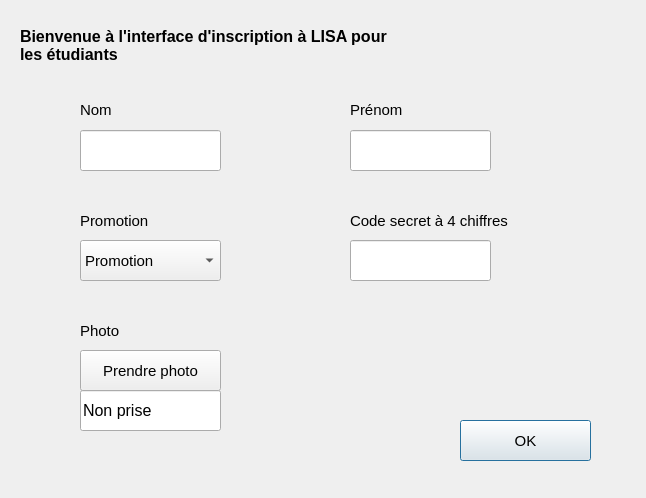
<?xml version="1.0" encoding="UTF-8"?>
<ui version="4.0">
 <class>fenetre_etudiant</class>
 <widget class="QDialog" name="fenetre_etudiant">
  <property name="geometry">
   <rect>
    <x>0</x>
    <y>0</y>
    <width>646</width>
    <height>498</height>
   </rect>
  </property>
  <property name="windowTitle">
   <string>Inscription à LISA (étudiants)</string>
  </property>
  <widget class="QLineEdit" name="nom">
   <property name="geometry">
    <rect>
     <x>80</x>
     <y>130</y>
     <width>141</width>
     <height>41</height>
    </rect>
   </property>
   <property name="font">
    <font>
     <pointsize>12</pointsize>
    </font>
   </property>
   <property name="text">
    <string/>
   </property>
  </widget>
  <widget class="QLabel" name="label_1">
   <property name="geometry">
    <rect>
     <x>80</x>
     <y>100</y>
     <width>63</width>
     <height>20</height>
    </rect>
   </property>
   <property name="font">
    <font>
     <pointsize>11</pointsize>
    </font>
   </property>
   <property name="text">
    <string>Nom</string>
   </property>
  </widget>
  <widget class="QLineEdit" name="prenom">
   <property name="geometry">
    <rect>
     <x>350</x>
     <y>130</y>
     <width>141</width>
     <height>41</height>
    </rect>
   </property>
   <property name="font">
    <font>
     <pointsize>12</pointsize>
    </font>
   </property>
  </widget>
  <widget class="QPushButton" name="bouton">
   <property name="geometry">
    <rect>
     <x>460</x>
     <y>420</y>
     <width>131</width>
     <height>41</height>
    </rect>
   </property>
   <property name="font">
    <font>
     <pointsize>11</pointsize>
    </font>
   </property>
   <property name="text">
    <string>OK</string>
   </property>
  </widget>
  <widget class="QLabel" name="label_4">
   <property name="geometry">
    <rect>
     <x>80</x>
     <y>210</y>
     <width>91</width>
     <height>21</height>
    </rect>
   </property>
   <property name="font">
    <font>
     <pointsize>11</pointsize>
    </font>
   </property>
   <property name="text">
    <string>Promotion</string>
   </property>
  </widget>
  <widget class="QLineEdit" name="code">
   <property name="geometry">
    <rect>
     <x>350</x>
     <y>240</y>
     <width>141</width>
     <height>41</height>
    </rect>
   </property>
   <property name="font">
    <font>
     <pointsize>12</pointsize>
    </font>
   </property>
  </widget>
  <widget class="QLabel" name="label_6">
   <property name="geometry">
    <rect>
     <x>350</x>
     <y>210</y>
     <width>271</width>
     <height>21</height>
    </rect>
   </property>
   <property name="font">
    <font>
     <pointsize>11</pointsize>
    </font>
   </property>
   <property name="text">
    <string>Code secret à 4 chiffres </string>
   </property>
  </widget>
  <widget class="QLabel" name="label_2">
   <property name="geometry">
    <rect>
     <x>350</x>
     <y>100</y>
     <width>63</width>
     <height>20</height>
    </rect>
   </property>
   <property name="font">
    <font>
     <pointsize>11</pointsize>
    </font>
   </property>
   <property name="text">
    <string>Prénom</string>
   </property>
  </widget>
  <widget class="QLabel" name="label_3">
   <property name="geometry">
    <rect>
     <x>20</x>
     <y>10</y>
     <width>571</width>
     <height>71</height>
    </rect>
   </property>
   <property name="font">
    <font>
     <pointsize>12</pointsize>
     <bold>true</bold>
    </font>
   </property>
   <property name="text">
    <string>Bienvenue à l'interface d'inscription à LISA pour 
les étudiants</string>
   </property>
  </widget>
  <widget class="QComboBox" name="promotion">
   <property name="geometry">
    <rect>
     <x>80</x>
     <y>240</y>
     <width>141</width>
     <height>41</height>
    </rect>
   </property>
   <property name="font">
    <font>
     <pointsize>11</pointsize>
    </font>
   </property>
   <item>
    <property name="text">
     <string>Promotion</string>
    </property>
   </item>
   <item>
    <property name="text">
     <string>BTS SN 21</string>
    </property>
   </item>
  </widget>
  <widget class="QLabel" name="resultat">
   <property name="geometry">
    <rect>
     <x>350</x>
     <y>360</y>
     <width>201</width>
     <height>51</height>
    </rect>
   </property>
   <property name="text">
    <string/>
   </property>
  </widget>
  <widget class="QLabel" name="label_5">
   <property name="geometry">
    <rect>
     <x>80</x>
     <y>320</y>
     <width>91</width>
     <height>21</height>
    </rect>
   </property>
   <property name="font">
    <font>
     <pointsize>11</pointsize>
    </font>
   </property>
   <property name="text">
    <string>Photo</string>
   </property>
  </widget>
  <widget class="QLineEdit" name="code_2">
   <property name="geometry">
    <rect>
     <x>80</x>
     <y>390</y>
     <width>141</width>
     <height>41</height>
    </rect>
   </property>
   <property name="font">
    <font>
     <pointsize>12</pointsize>
    </font>
   </property>
   <property name="text">
    <string>Non prise</string>
   </property>
  </widget>
  <widget class="QPushButton" name="bouton_photo">
   <property name="geometry">
    <rect>
     <x>80</x>
     <y>350</y>
     <width>141</width>
     <height>41</height>
    </rect>
   </property>
   <property name="font">
    <font>
     <pointsize>11</pointsize>
    </font>
   </property>
   <property name="text">
    <string>Prendre photo</string>
   </property>
  </widget>
 </widget>
 <resources/>
 <connections/>
</ui>
